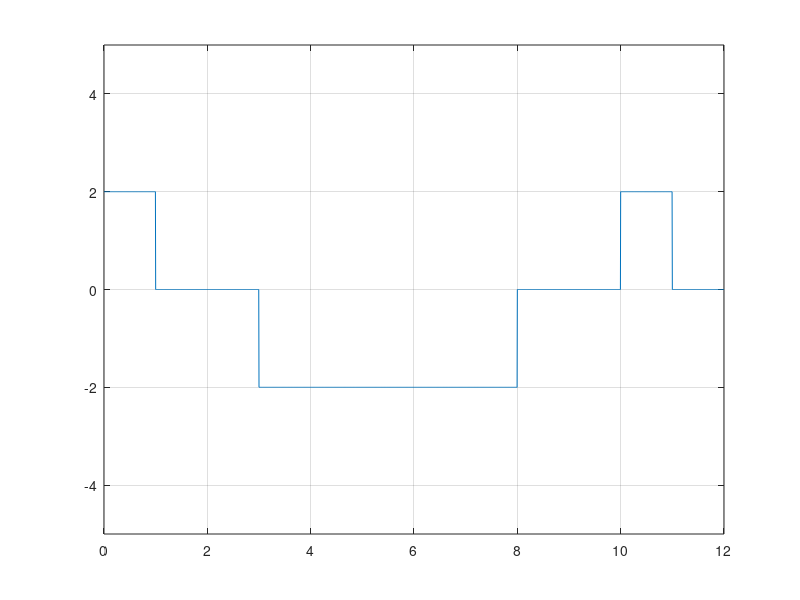

This figure's MATLAB source:
%Modulation From MI Shanto
%Demodulation From Mehedi Hasan
clear all;
clc;
bit = [1 1 0 1 0 0 0 0 1 0 1 1];

v = 2;

fs = 200;
fm = 2;
bit_duration = 1;
T = bit_duration * length(bit);
t = 0:1/fs:T;

x_digital = zeros(1, length(t));

lastState = 0;
lastNonZeroState = -v;

%encoding
for i = 1:length(bit)
    if bit(i) == 0 % if 0. do nothing
        x_digital((i-1)*fs*bit_duration+1 : i*fs*bit_duration) = lastState;
    else % found 1
        if lastState ~= 0 % if last bit non zero: go to 0
            x_digital((i-1)*fs*bit_duration+1 : i*fs*bit_duration) = 0;
            lastState = 0;
        else % asi 0 te, paisi 1
               x_digital((i-1)*fs*bit_duration+1 : i*fs*bit_duration) = -lastNonZeroState;
               lastState = -lastNonZeroState;
               lastNonZeroState = -lastNonZeroState;
        end
            
    end
end

plot(t, x_digital);
xlim([0, T]);
ylim([-5, 5]);
grid on;

%demodulation
counter = 0;
lastbit = 0;
lastNonZeroState = -v;
for i=1:length(t)
  if t(i) > counter
    counter = counter + 1;
      if lastbit == x_digital(i)
        result(counter) = 0;
   
      else
        result(counter) = 1;
        if lastbit == v | lastbit == -v
          lastbit = 0;
        else
          lastbit = -lastNonZeroState;
          lastNonZeroState = -lastNonZeroState;
        endif
      endif
  endif
endfor

disp(result)